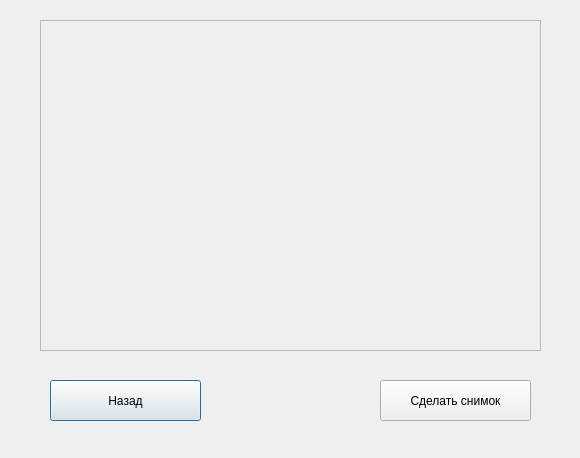
<?xml version="1.0" encoding="UTF-8"?>
<ui version="4.0">
 <class>Dialog</class>
 <widget class="QDialog" name="Dialog">
  <property name="geometry">
   <rect>
    <x>0</x>
    <y>0</y>
    <width>580</width>
    <height>458</height>
   </rect>
  </property>
  <property name="windowTitle">
   <string>Dialog</string>
  </property>
  <widget class="QFrame" name="frame">
   <property name="geometry">
    <rect>
     <x>40</x>
     <y>20</y>
     <width>501</width>
     <height>331</height>
    </rect>
   </property>
   <property name="frameShape">
    <enum>QFrame::StyledPanel</enum>
   </property>
   <property name="frameShadow">
    <enum>QFrame::Raised</enum>
   </property>
  </widget>
  <widget class="QPushButton" name="pushButton">
   <property name="geometry">
    <rect>
     <x>50</x>
     <y>380</y>
     <width>151</width>
     <height>41</height>
    </rect>
   </property>
   <property name="text">
    <string>Назад</string>
   </property>
  </widget>
  <widget class="QPushButton" name="pushButton_2">
   <property name="geometry">
    <rect>
     <x>380</x>
     <y>380</y>
     <width>151</width>
     <height>41</height>
    </rect>
   </property>
   <property name="text">
    <string>Сделать снимок</string>
   </property>
  </widget>
 </widget>
 <resources/>
 <connections/>
</ui>
